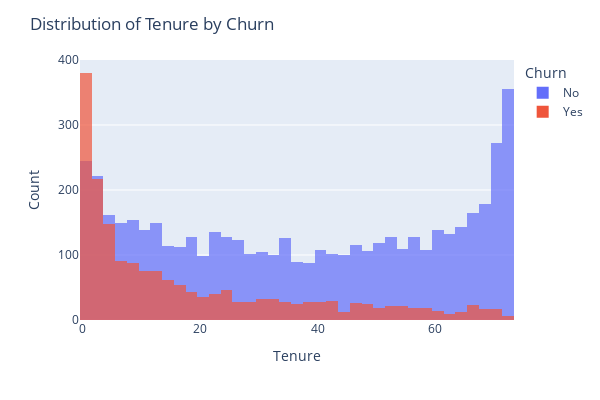

Write notebook code for a chart like this one.
### Code cell
# create histograms of tenure grouped by churn
hist = px.histogram(data_frame=df, x='tenure', color='Churn', nbins=50, barmode='overlay',
                    category_orders={'Churn': ['No', 'Yes']}, opacity=0.7)
hist.update_layout(xaxis_title="Tenure", 
                   yaxis_title="Count", 
                   title="Distribution of Tenure by Churn",
                   width=600,
                   height=400)

### Figure 1 — Plotly figure (JSON) as saved in the notebook; plotly's stock layout.template omitted (floating-point values rounded to 4 significant figures; data arrays with more than 128 entries replaced by an {"elided": "..."} marker saying what was removed)
{"data": [{"alignmentgroup": "True", "bingroup": "x", "hovertemplate": "Churn=No<br>tenure=%{x}<br>count=%{y}<extra></extra>", "legendgroup": "No", "marker": {"color": "#636efa", "opacity": 0.7, "pattern": {"shape": ""}}, "name": "No", "nbinsx": 50, "offsetgroup": "No", "orientation": "v", "showlegend": true, "type": "histogram", "x": {"elided": "5174 int values"}, "xaxis": "x", "yaxis": "y"}, {"alignmentgroup": "True", "bingroup": "x", "hovertemplate": "Churn=Yes<br>tenure=%{x}<br>count=%{y}<extra></extra>", "legendgroup": "Yes", "marker": {"color": "#EF553B", "opacity": 0.7, "pattern": {"shape": ""}}, "name": "Yes", "nbinsx": 50, "offsetgroup": "Yes", "orientation": "v", "showlegend": true, "type": "histogram", "x": {"elided": "1869 int values"}, "xaxis": "x", "yaxis": "y"}], "layout": {"barmode": "overlay", "height": 400, "legend": {"title": {"text": "Churn"}, "tracegroupgap": 0}, "margin": {"t": 60}, "title": {"text": "Distribution of Tenure by Churn"}, "width": 600, "xaxis": {"anchor": "y", "domain": [0, 1], "title": {"text": "Tenure"}}, "yaxis": {"anchor": "x", "domain": [0, 1], "title": {"text": "Count"}}}}
